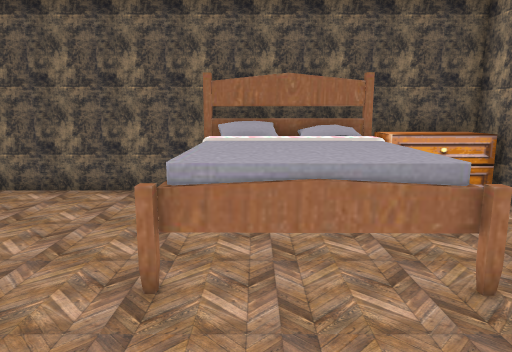
View 1 (above)

12 first-person views from a walk through a 3-D level made in the Unity game engine. The camera is 1.2 m above the floor, tilts 10° down and sees 70° across. The floor is counted in squares, 0.5 m on a side. Each view is taken from the middle of a square. On the plan, view 1 faces up. The plan holds only what a view shows up to about 20 squares ahead; the rest is blank. The place goes on beyond the plan. Some surface patterns are stand-ins.

View 2
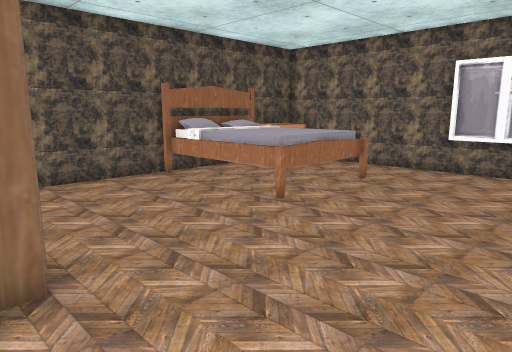

View 3
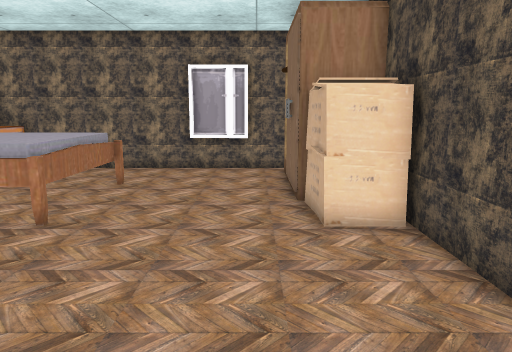

View 4
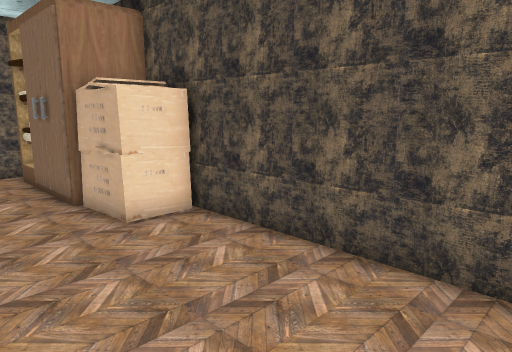

View 5
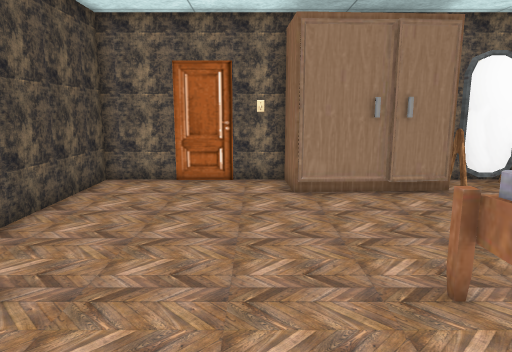

View 6
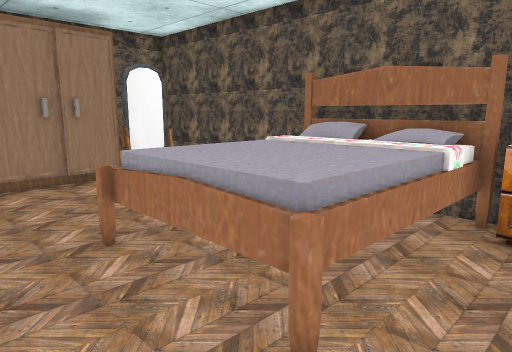

View 7
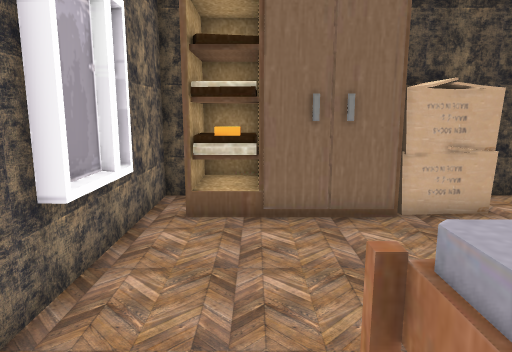

View 8
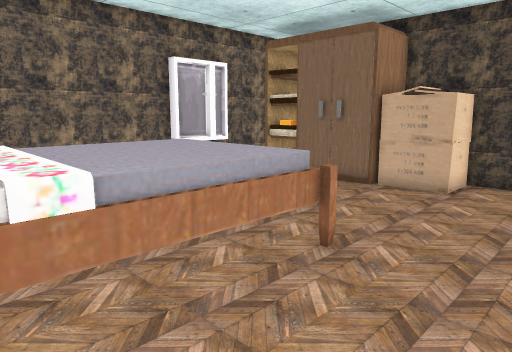

View 9
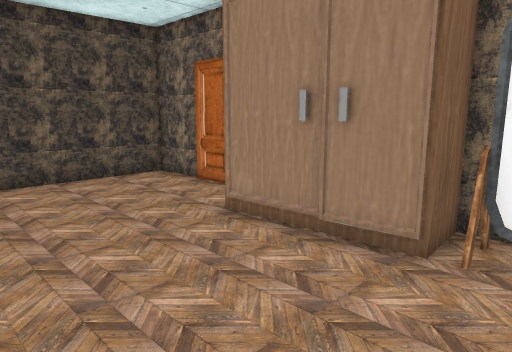

View 10
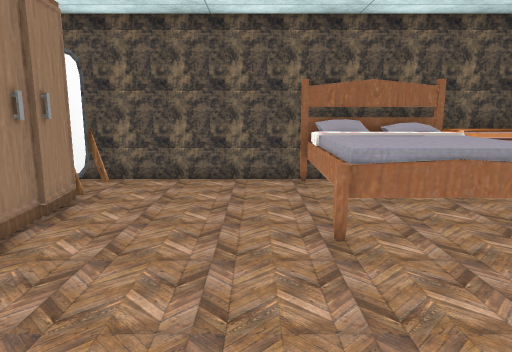

View 11
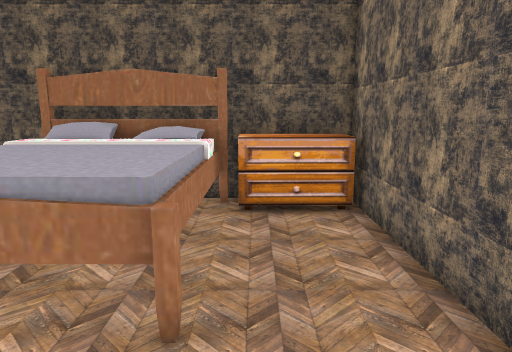

View 12
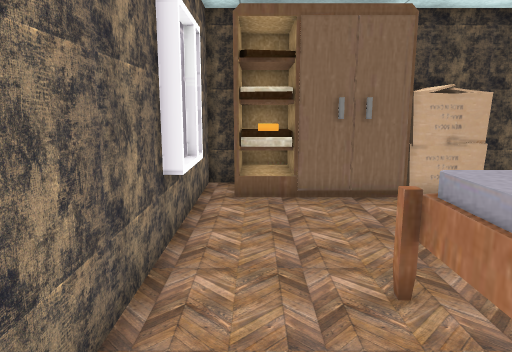

### Floor plan
Key: @ floor where view 1 was taken; # wall or solid block; . floor; B bed; C cupboard; A box; O other object.
Columns run from 10 left of view 1 to 7 right of it. Each row starts with its distance up from view 1.
 11 ##############OOO#
 10 ##.......BBBBBOOO#
  9 ##.......BBBBB.. #
  8 ###......BBBBB.. #
  7   #......BBBBB..#
  6   C......BBBBB..#
  5   #......BBBBB..#
  4   #.............#
  3 ###.............#
  2 #...............#
  1 #...............##
  0 #.........@.....##
 -1 #........AA####CC#
 -2 #.......AAA#  CC #
 -3 #########AA#  CC##

Where each view was taken, in squares from view 1:
view 1: 0 up, 0 right, facing up
view 2: 2 down, 9 left, facing up-right
view 3: 0 up, 9 left, facing right
view 4: 2 up, 9 left, facing down-right
view 5: 2 up, 3 right, facing left
view 6: 2 up, 5 right, facing up-left
view 7: 7 up, 4 right, facing down
view 8: 10 up, 5 left, facing down-right
view 9: 10 up, 2 left, facing down-left
view 10: 2 down, 3 left, facing up
view 11: 1 up, 4 right, facing up
view 12: 9 up, 5 right, facing down
